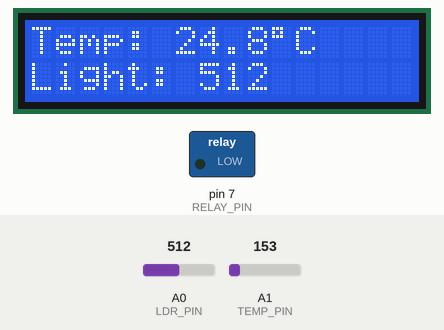
Simulated run of this sketch. Board: Arduino Uno, built with avr-gcc and run on an emulated ATmega328P. Shown: 16×2 character LCD, switched loads named in the sketch (green lamp = pin HIGH). The test bench sets the inputs (shaded band); at power-on: A1 (TEMP_PIN) = 153, A0 (LDR_PIN) = 512. What the sketch prints to the serial monitor is not drawn.

Above: at 2.7 s.
2.8 s: A1 (TEMP_PIN) set to 171
At 4.2 s:
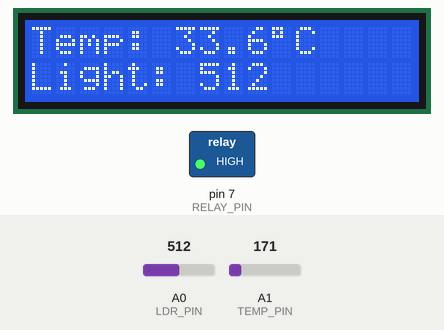
5.0 s: A0 (LDR_PIN) set to 716
At 6.1 s:
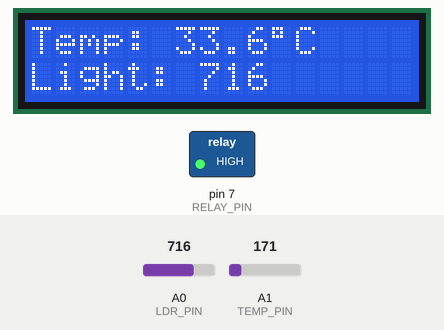
7.0 s: A1 (TEMP_PIN) set to 175
At 8.0 s:
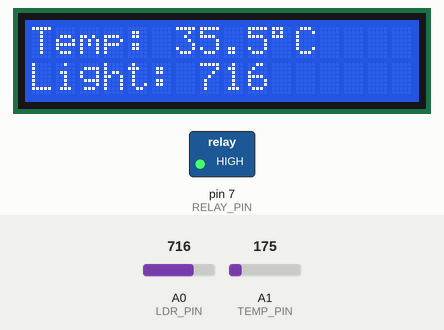
9.1 s: A0 (LDR_PIN) set to 900
At 9.9 s:
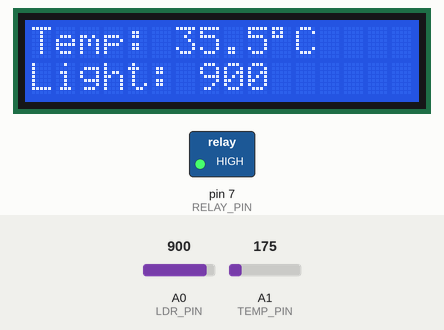
11.1 s: A1 (TEMP_PIN) set to 165
At 12.8 s:
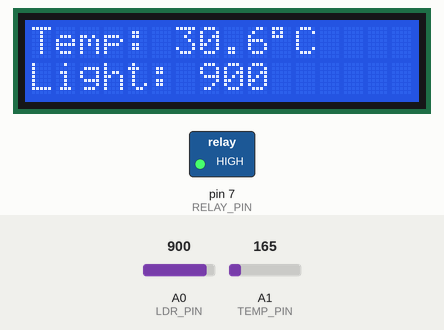
13.1 s: A0 (LDR_PIN) set to 1023
At 15.0 s:
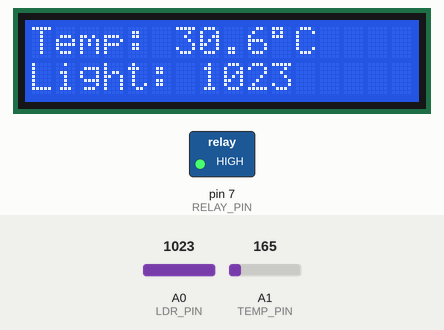
Timing chart, 0 to 16.1 s (numbered marks = the images above; inputs shaded):
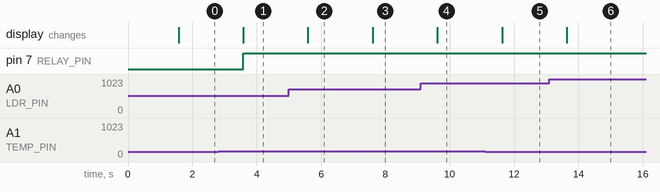

The sketch:

environment.montioring.ino
```cpp
#include <LiquidCrystal.h>

// LCD connections: RS, E, D4, D5, D6, D7
LiquidCrystal lcd(12, 11, 5, 4, 3, 2);

// Sensor pins
const int LDR_PIN = A0;
const int TEMP_PIN = A1;

// Relay control through NPN transistor
const int RELAY_PIN = 7;

// Temperature threshold
const float TEMP_THRESHOLD = 30.0;

void setup() {
  // Initialize relay control
  pinMode(RELAY_PIN, OUTPUT);
  digitalWrite(RELAY_PIN, LOW);

  // Initialize LCD
  lcd.begin(16, 2);
  lcd.print("System Starting");
  delay(1500);
  lcd.clear();

  // Initialize Serial Monitor
  Serial.begin(9600);
  Serial.println("System Ready");
}

void loop() {
  // Read light sensor
  int lightValue = analogRead(LDR_PIN);

  // Read TMP36 temperature sensor
  int tempReading = analogRead(TEMP_PIN);
  float voltage = tempReading * (5.0 / 1023.0);
  float temperature = (voltage - 0.5) * 100.0;

  // Display temperature
  lcd.setCursor(0, 0);
  lcd.print("Temp: ");
  lcd.print(temperature, 1);
  lcd.print((char)223);
  lcd.print("C   ");

  // Display light level
  lcd.setCursor(0, 1);
  lcd.print("Light: ");
  lcd.print(lightValue);
  lcd.print("    ");

  // Display sensor readings in Serial Monitor
  Serial.print("Temperature: ");
  Serial.print(temperature, 1);
  Serial.print(" C | Light: ");
  Serial.println(lightValue);

  // Control fan based on temperature
  if (temperature >= TEMP_THRESHOLD) {
    digitalWrite(RELAY_PIN, HIGH);
    Serial.println("Fan ON");
  } else {
    digitalWrite(RELAY_PIN, LOW);
    Serial.println("Fan OFF");
  }

  delay(1000);
}
```

Measured:
- the behaviour switches between 163 and 164 on A1 (TEMP_PIN) (found by bisection; images 0 and 1)
- after the input at 2.8 s, pin 7 (RELAY_PIN): LOW → HIGH after 0.78 s; the display: changes after 0.78 s (image 1)
- after the input at 5.0 s, the display: changes after 0.59 s (image 2)
- after the input at 7.0 s, the display: changes after 0.60 s (image 3)
- after the input at 9.1 s, the display: changes after 0.52 s (image 4)
- after the input at 11.1 s, the display: changes after 0.53 s (image 5)
- after the input at 13.1 s, the display: changes after 0.54 s (image 6)
